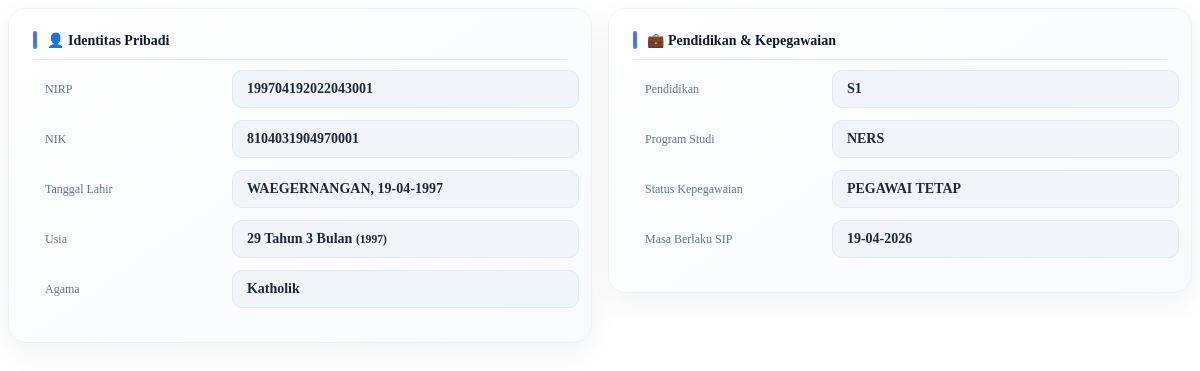
The page /pages/Tetap/detailTetap.php?id=2 on the database its author committed.
### tables this page shows
CREATE TABLE `pegawai_tetap` (
  `id` int(11) NOT NULL,
  `nama` varchar(500) DEFAULT NULL,
  `nik` varchar(100) DEFAULT NULL,
  `nip` varchar(100) DEFAULT NULL,
  `tempat_lahir` varchar(200) DEFAULT NULL,
  `tanggal_lahir` date DEFAULT NULL,
  `jenis_kelamin` varchar(50) DEFAULT NULL,
  `agama` varchar(50) DEFAULT NULL,
  `alamat` text DEFAULT NULL,
  `nomor_hp` varchar(50) DEFAULT NULL,
  `email` varchar(200) DEFAULT NULL,
  `pendidikan` varchar(200) DEFAULT NULL,
  `program_studi` varchar(200) DEFAULT NULL,
  `jabatan` varchar(200) DEFAULT NULL,
  `unit` varchar(200) DEFAULT NULL,
  `status_kepegawaian` varchar(100) DEFAULT NULL,
  `tmt_masuk` date DEFAULT NULL,
  `status_pegawai` enum('AKTIF','NONAKTIF','RESIGN','PENSIUN') DEFAULT 'AKTIF',
  `tmt_status` date DEFAULT NULL,
  `masa_berlaku` date DEFAULT NULL
);

### pages/Tetap/detailTetap.php (the view, shortened to what this page needs)
<?php
require_once('../../config/db.php');
$id = intval($_GET['id']);
$data = $koneksi->query("SELECT * FROM pegawai_tetap WHERE id=$id")->fetch_assoc();
$tgl_lahir = $data['tanggal_lahir'];
$lahir = new DateTime($tgl_lahir);
$today = new DateTime();
$diff = $today->diff($lahir);
$usia_tahun = $diff->y;
$usia_bulan = $diff->m;
$tahun_lahir = $lahir->format('Y');
?>
<div class="detail-container">
    <div class="card-box">
        <div class="section-title">👤 Identitas Pribadi</div>
        <div class="item">
            <span class="label">NIRP</span>
            <span class="value"><?= $data['nip']; ?></span>
        </div>
        <div class="item">
            <span class="label">NIK</span>
            <span class="value"><?= $data['nik']; ?></span>
        </div>
        <div class="item">
            <span class="label">Tanggal Lahir</span>
            <span class="value">
                <?= $data['tempat_lahir']; ?>, <?= date('d-m-Y', strtotime($data['tanggal_lahir'])); ?>
            </span>
        </div>
        <div class="item">
            <span class="label">Usia</span>
            <span class="value">
                <?= $usia_tahun; ?> Tahun <?= $usia_bulan; ?> Bulan
                <small>(<?= $tahun_lahir; ?>)</small>
            </span>
        </div>
        <div class="item">
            <span class="label">Agama</span>
            <span class="value"><?= $data['agama']; ?></span>
        </div>
    </div>
    <div class="card-box">
        <div class="section-title">💼 Pendidikan & Kepegawaian</div>
        <div class="item">
            <span class="label">Pendidikan</span>
            <span class="value"><?= $data['pendidikan']; ?></span>
        </div>
        <div class="item">
            <span class="label">Program Studi</span>
            <span class="value"><?= $data['program_studi']; ?></span>
        </div>
        <div class="item">
            <span class="label">Status Kepegawaian</span>
            <span class="value"><?= $data['status_kepegawaian']; ?></span>
        </div>
        <div class="item">
            <span class="label">Masa Berlaku SIP</span>
            <span class="value">
                <?=
                (!empty($data['masa_berlaku']) &&
                    $data['masa_berlaku'] != '0000-00-00')
                    ? date('d-m-Y', strtotime($data['masa_berlaku']))
                    : '-';
                ?>
            </span>
        </div>
    </div>
</div>

### pages/Tetap/detailTetap.php (style rules this page uses)
.detail-container { display: flex; gap: 16px; align-items: flex-start; }
.card-box { flex: 1; min-width: 0; overflow: hidden; transition: 0.2s; height: fit-content; background: linear-gradient(145deg, #ffffff, #f8fafc); border-radius: 18px; padding: 22px 24px; border: 1px solid #eef2f7; box-shadow: 0 10px 30px rgba(0, 0, 0, 0.05), inset 0 1px 0 rgba(255, 255, 255, 0.6); }
.section-title { display: flex; align-items: center; gap: 10px; font-size: 14px; font-weight: 700; color: #0f172a; margin-bottom: 10px; padding-bottom: 10px; border-bottom: 1px solid #e5e7eb; position: relative; }
.section-title::before { content: ""; width: 4px; height: 18px; border-radius: 6px; background: linear-gradient(180deg, #6366f1, #3b82f6); }
.item { display: grid; margin-bottom: 12px; gap: 12px; align-items: center; grid-template-columns: 35% 65%; }
.label { font-size: 12px; color: #64748b; font-weight: 500; line-height: 1.4; flex-shrink: 0; width: 120px; padding: 9px 12px; white-space: nowrap; }
.value { flex: 1; min-width: 0; font-size: 14px; font-weight: 600; color: #1e293b; padding: 10px 14px; border-radius: 10px; background: #f1f5f9; border: 1px solid #e2e8f0; word-break: normal; overflow-wrap: anywhere; }

### rows shown on the page
pegawai_tetap: nip "199704192022043001", nik "8104031904970001", tempat_lahir "WAEGERNANGAN", tanggal_lahir "19-04-1997", tanggal_lahir "1997", agama "Katholik", pendidikan "S1", program_studi "NERS", status_kepegawaian "PEGAWAI TETAP", masa_berlaku "19-04-2026"
